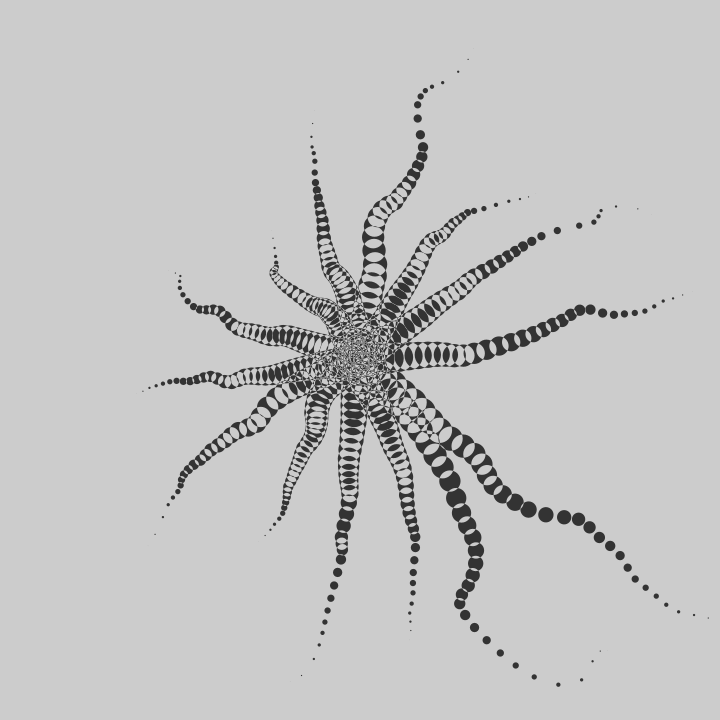
Frame 1 (no input)
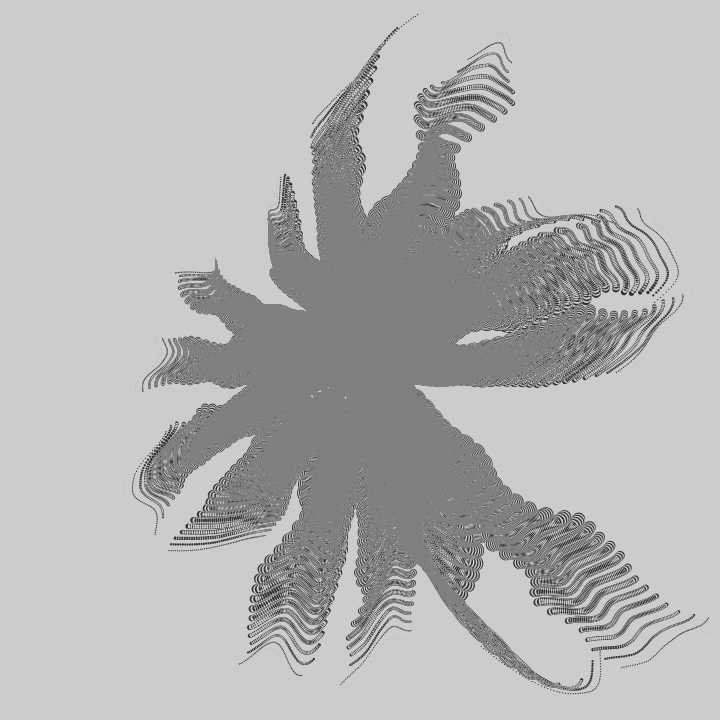
Frame 60 (the mouse pressed at the canvas centre just before this capture)
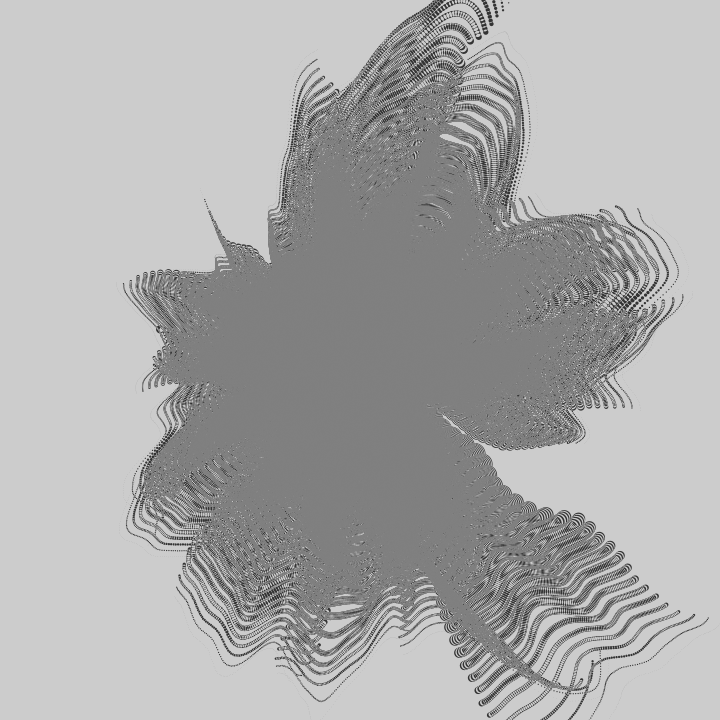
Frame 120 (the mouse held since frame 60 and released just before this capture)

The Processing sketch that drew these frames (run headless with seeded random() and noise(); from frame 60 on, the mouse is pressed at the canvas centre):

// Processing sketch: bit2atom_20210217c_morphingCurvePattern6
// ── bit2atom_20210217c_morphingCurvePattern6.pde
float r, d, t, R, N;
void setup() {
  size(720, 720);
}
void draw() {
  clear();
  t+=.004;
  blendMode(DIFFERENCE);
  for (d=0; d<300; d+=9) {
    for (r=0; r<TAU; r+=PI/7) {
      circle(cos(R=t+r+noise(r, d*.005, t))*(N=d*noise(r, R, t)*2)+360, sin(R)*N+360, (300-d)/9);
    }
  }
}
